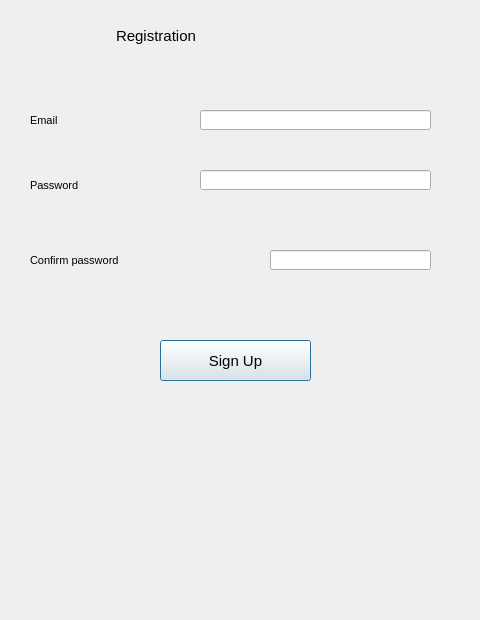
<?xml version="1.0" encoding="UTF-8"?>
<ui version="4.0">
 <class>Dialog</class>
 <widget class="QDialog" name="Dialog">
  <property name="geometry">
   <rect>
    <x>0</x>
    <y>0</y>
    <width>480</width>
    <height>620</height>
   </rect>
  </property>
  <property name="windowTitle">
   <string>Dialog</string>
  </property>
  <widget class="QLabel" name="label_2">
   <property name="geometry">
    <rect>
     <x>30</x>
     <y>110</y>
     <width>101</width>
     <height>20</height>
    </rect>
   </property>
   <property name="font">
    <font>
     <pointsize>8</pointsize>
    </font>
   </property>
   <property name="text">
    <string>Email</string>
   </property>
  </widget>
  <widget class="QLabel" name="label_3">
   <property name="geometry">
    <rect>
     <x>30</x>
     <y>170</y>
     <width>141</width>
     <height>31</height>
    </rect>
   </property>
   <property name="font">
    <font>
     <pointsize>8</pointsize>
    </font>
   </property>
   <property name="text">
    <string>Password</string>
   </property>
  </widget>
  <widget class="QLabel" name="label_4">
   <property name="geometry">
    <rect>
     <x>30</x>
     <y>240</y>
     <width>221</width>
     <height>41</height>
    </rect>
   </property>
   <property name="font">
    <font>
     <pointsize>8</pointsize>
    </font>
   </property>
   <property name="text">
    <string>Confirm password</string>
   </property>
  </widget>
  <widget class="QLineEdit" name="email">
   <property name="geometry">
    <rect>
     <x>200</x>
     <y>110</y>
     <width>231</width>
     <height>20</height>
    </rect>
   </property>
  </widget>
  <widget class="QLineEdit" name="password">
   <property name="geometry">
    <rect>
     <x>200</x>
     <y>170</y>
     <width>231</width>
     <height>20</height>
    </rect>
   </property>
  </widget>
  <widget class="QLineEdit" name="confirmPassword">
   <property name="geometry">
    <rect>
     <x>270</x>
     <y>250</y>
     <width>161</width>
     <height>20</height>
    </rect>
   </property>
  </widget>
  <widget class="QPushButton" name="signUp">
   <property name="geometry">
    <rect>
     <x>160</x>
     <y>340</y>
     <width>151</width>
     <height>41</height>
    </rect>
   </property>
   <property name="font">
    <font>
     <pointsize>11</pointsize>
    </font>
   </property>
   <property name="text">
    <string>Sign Up</string>
   </property>
  </widget>
  <widget class="QLabel" name="label">
   <property name="geometry">
    <rect>
     <x>116</x>
     <y>20</y>
     <width>311</width>
     <height>31</height>
    </rect>
   </property>
   <property name="font">
    <font>
     <pointsize>11</pointsize>
    </font>
   </property>
   <property name="text">
    <string>Registration</string>
   </property>
  </widget>
 </widget>
 <resources/>
 <connections/>
</ui>
